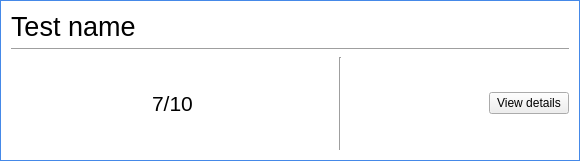
<?xml version="1.0" encoding="UTF-8"?>
<ui version="4.0">
 <class>ResultListing</class>
 <widget class="QWidget" name="ResultListing">
  <property name="geometry">
   <rect>
    <x>0</x>
    <y>0</y>
    <width>580</width>
    <height>161</height>
   </rect>
  </property>
  <property name="sizePolicy">
   <sizepolicy hsizetype="Fixed" vsizetype="Maximum">
    <horstretch>0</horstretch>
    <verstretch>0</verstretch>
   </sizepolicy>
  </property>
  <property name="minimumSize">
   <size>
    <width>550</width>
    <height>0</height>
   </size>
  </property>
  <property name="windowTitle">
   <string>Form</string>
  </property>
  <property name="styleSheet">
   <string notr="true">#ResultListing 
{
background: #fff;
border: 1px solid #4589e8;
}</string>
  </property>
  <layout class="QGridLayout" name="gridLayout">
   <item row="2" column="0" rowspan="2" colspan="2">
    <layout class="QHBoxLayout" name="horizontalLayout">
     <item>
      <spacer name="horizontalSpacer_2">
       <property name="orientation">
        <enum>Qt::Horizontal</enum>
       </property>
       <property name="sizeType">
        <enum>QSizePolicy::Expanding</enum>
       </property>
       <property name="sizeHint" stdset="0">
        <size>
         <width>40</width>
         <height>20</height>
        </size>
       </property>
      </spacer>
     </item>
     <item>
      <widget class="QLabel" name="score">
       <property name="font">
        <font>
         <family>Segoe UI</family>
         <pointsize>16</pointsize>
        </font>
       </property>
       <property name="text">
        <string>7/10</string>
       </property>
      </widget>
     </item>
     <item>
      <spacer name="horizontalSpacer">
       <property name="orientation">
        <enum>Qt::Horizontal</enum>
       </property>
       <property name="sizeHint" stdset="0">
        <size>
         <width>40</width>
         <height>20</height>
        </size>
       </property>
      </spacer>
     </item>
     <item>
      <widget class="Line" name="line_2">
       <property name="orientation">
        <enum>Qt::Vertical</enum>
       </property>
      </widget>
     </item>
     <item>
      <spacer name="horizontalSpacer_3">
       <property name="orientation">
        <enum>Qt::Horizontal</enum>
       </property>
       <property name="sizeHint" stdset="0">
        <size>
         <width>40</width>
         <height>20</height>
        </size>
       </property>
      </spacer>
     </item>
     <item>
      <widget class="QPushButton" name="viewDetails">
       <property name="text">
        <string>View details</string>
       </property>
      </widget>
     </item>
    </layout>
   </item>
   <item row="0" column="0">
    <widget class="QLabel" name="testname">
     <property name="sizePolicy">
      <sizepolicy hsizetype="Preferred" vsizetype="Maximum">
       <horstretch>0</horstretch>
       <verstretch>0</verstretch>
      </sizepolicy>
     </property>
     <property name="font">
      <font>
       <family>Segoe UI</family>
       <pointsize>20</pointsize>
      </font>
     </property>
     <property name="text">
      <string>Test name</string>
     </property>
    </widget>
   </item>
   <item row="1" column="0" colspan="2">
    <widget class="Line" name="line">
     <property name="orientation">
      <enum>Qt::Horizontal</enum>
     </property>
    </widget>
   </item>
  </layout>
 </widget>
 <resources/>
 <connections/>
</ui>
